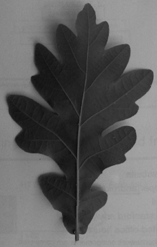
%> input picture 3/leafplot/leaf04.png, 157 x 247 px
$ octave leafplot.m   (GNU Octave 9; MATLAB toolbox functions it lacks are replaced by stand-ins)
%> lines starting %> are read from the running program, lines starting %| are printed output that depends on the picture; in (x1, y1, x2, y2) boxes, pixels count from 0 and x2, y2 are one past the last pixel; in counts of white or black regions, pixels touching at a corner belong together; the program's own positions count from 1
colormap('jet')

subplot(2,3,1)
leaf = imread('leaf04.png');
%> leaf is the input picture: size 247x157x3 uint8; min 14, max 167, mean 97
image(leaf); axis image;

subplot(2,3,2)
%R = leaf(:,:,1);
%R(R<80)=1; R(R>=80)=0;
R = double(im2bw(leaf,80/255));
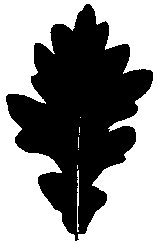
%> R: size 247x157 double; values 0 (black) and 1 (white), 55.3% white; 1 black region, box (x1, y1, x2, y2) and area: (6, 4, 153, 241) 17330
imagesc(R)
axis image

% ------------------------------------------------------------------------

subplot(2,3,3)
[sy,sx] = size(R);
%> sy = 247; sx = 157
nx = 2:sx-1; ny = 2:sy-1;
%> after `nx = 2:sx-1`: nx = 155 values from 2 to 156
%> after `ny = 2:sy-1`: ny = 245 values from 2 to 246
leaf = R(ny,nx);
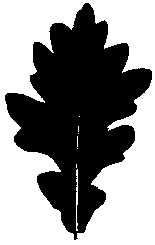
%> leaf: size 245x155 double; values 0 (black) and 1 (white), 54.4% white; 1 black region, box (x1, y1, x2, y2) and area: (5, 3, 152, 240) 17330
in =            R(ny+1,nx)& ...
     R(ny,nx-1)&R(ny  ,nx)&R(ny,nx+1)& ...
                R(ny-1,nx);
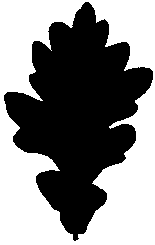
%> in: size 245x155 logical; 52% white; 1 black region, box (x1, y1, x2, y2) and area: (4, 2, 153, 241) 18228
leaf(in) = 2;
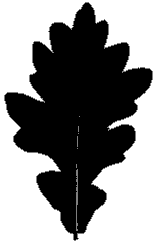
%> leaf: size 245x155 double; min 0, max 2, mean 1.06; drawn with min black and max white
imagesc(leaf)
axis image

% -------------------------------------------------------------------------

subplot(2,3,4)
[y, x] = find(leaf==2);
%> y = 19747 values from 1 to 245; x = 19747 values from 1 to 155
xmin = min(x)-1; xmax = max(x)+1;
%> after `xmin = min(x)-1`: xmin = 0
%> after `xmax = max(x)+1`: xmax = 156
ymin = min(y)-1; ymax = max(y)+1;
%> after `ymin = min(y)-1`: ymin = 0
%> after `ymax = max(y)+1`: ymax = 246
imagesc(leaf); hold on
plot([xmin,xmin xmax xmax xmin], ...
     [ymin,ymax,ymax,ymin ymin],'w');
axis image

% -------------------------------------------------------------------------

subplot(2,3,5)
imagesc(leaf)
hold on
plot([xmin,xmin xmax xmax xmin], ...
     [ymin,ymax,ymax,ymin ymin],'w');
for i = 1:4
    plot([xmin,xmax],[ymin,ymin]+(ymax-ymin)/4*i,'w')
end
axis image

% -------------------------------------------------------------------------

subplot(2,3,6)
[h area]=convhull(x,y);
%> h = [1; 19503; 19747; 245; 1]; area = 37576
imagesc(leaf)
hold on
plot(x(h),y(h),'w','linewidth',2);
axis image
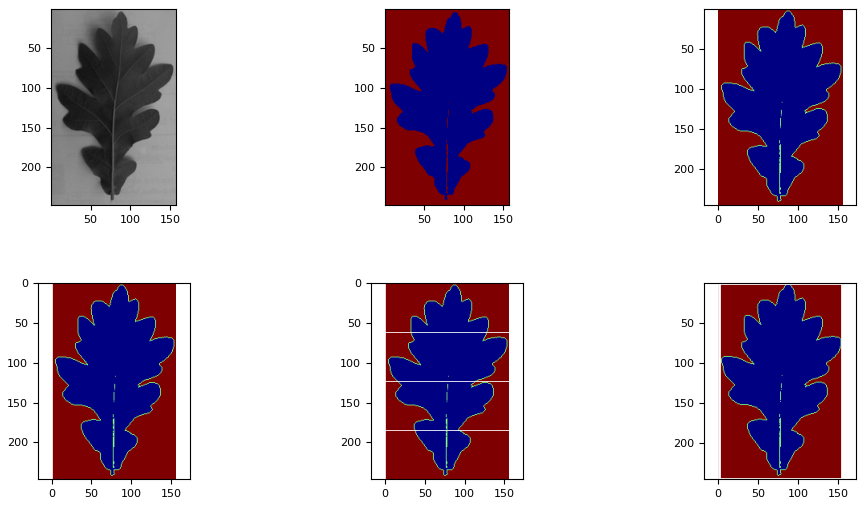
%> figure redrawn from the program's plot data, 6 panels
